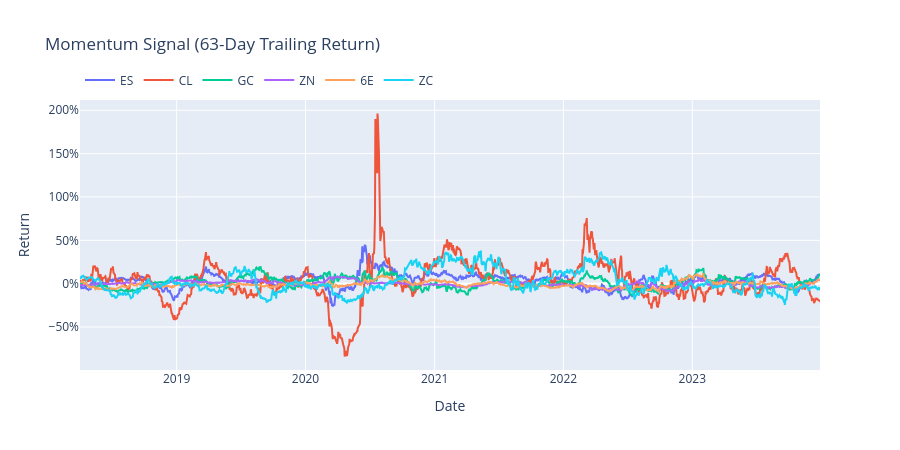

This figure's notebook cell:
### Code cell
# Visualize momentum by product over time
fig = go.Figure()
for product in PRODUCTS:
    prod_data = momentum_df.filter((pl.col("symbol") == product) & pl.col("momentum").is_not_null())
    fig.add_trace(
        go.Scatter(
            x=prod_data["timestamp"].to_list(),
            y=prod_data["momentum"].to_list(),
            name=product,
            mode="lines",
        )
    )

fig.update_layout(
    title=f"Momentum Signal ({LOOKBACK}-Day Trailing Return)",
    xaxis_title="Date",
    yaxis_title="Return",
    yaxis_tickformat=".0%",
    height=450,
    legend=dict(orientation="h", yanchor="bottom", y=1.02),
)
fig.show()

### Figure 1 — Plotly figure (JSON) as saved in the notebook; plotly's stock layout.template omitted (floating-point values rounded to 4 significant figures; data arrays with more than 128 entries replaced by an {"elided": "..."} marker saying what was removed)
{"data": [{"mode": "lines", "name": "ES", "type": "scatter", "x": {"elided": "1487 str values"}, "y": {"elided": "1487 float values"}}, {"mode": "lines", "name": "CL", "type": "scatter", "x": {"elided": "1484 str values"}, "y": {"elided": "1484 float values"}}, {"mode": "lines", "name": "GC", "type": "scatter", "x": {"elided": "1484 str values"}, "y": {"elided": "1484 float values"}}, {"mode": "lines", "name": "ZN", "type": "scatter", "x": {"elided": "1485 str values"}, "y": {"elided": "1485 float values"}}, {"mode": "lines", "name": "6E", "type": "scatter", "x": {"elided": "1487 str values"}, "y": {"elided": "1487 float values"}}, {"mode": "lines", "name": "ZC", "type": "scatter", "x": {"elided": "1446 str values"}, "y": {"elided": "1446 float values"}}], "layout": {"height": 450, "legend": {"orientation": "h", "y": 1.02, "yanchor": "bottom"}, "title": {"text": "Momentum Signal (63-Day Trailing Return)"}, "xaxis": {"title": {"text": "Date"}}, "yaxis": {"tickformat": ".0%", "title": {"text": "Return"}}}}
